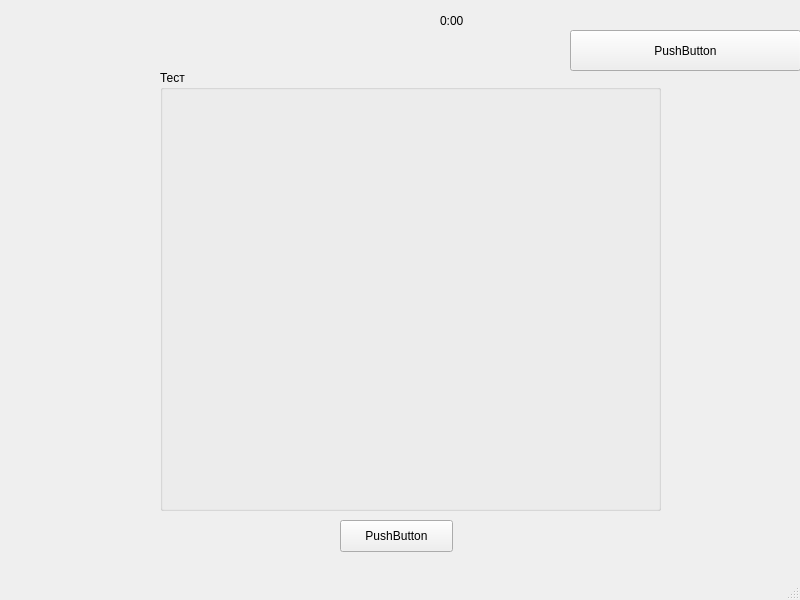
<?xml version="1.0" encoding="UTF-8"?>
<ui version="4.0">
 <class>MainWindow</class>
 <widget class="QMainWindow" name="MainWindow">
  <property name="geometry">
   <rect>
    <x>0</x>
    <y>0</y>
    <width>800</width>
    <height>600</height>
   </rect>
  </property>
  <property name="windowTitle">
   <string>MainWindow</string>
  </property>
  <widget class="QWidget" name="centralwidget">
   <widget class="QGroupBox" name="questionGroupBox">
    <property name="geometry">
     <rect>
      <x>160</x>
      <y>70</y>
      <width>501</width>
      <height>441</height>
     </rect>
    </property>
    <property name="title">
     <string>Тест</string>
    </property>
   </widget>
   <widget class="QPushButton" name="replyButton">
    <property name="geometry">
     <rect>
      <x>340</x>
      <y>520</y>
      <width>113</width>
      <height>32</height>
     </rect>
    </property>
    <property name="text">
     <string>PushButton</string>
    </property>
   </widget>
   <widget class="QPushButton" name="openFileButton">
    <property name="geometry">
     <rect>
      <x>570</x>
      <y>30</y>
      <width>231</width>
      <height>41</height>
     </rect>
    </property>
    <property name="text">
     <string>PushButton</string>
    </property>
   </widget>
   <widget class="QLabel" name="timerLabel">
    <property name="geometry">
     <rect>
      <x>440</x>
      <y>0</y>
      <width>201</width>
      <height>41</height>
     </rect>
    </property>
    <property name="text">
     <string>0:00</string>
    </property>
   </widget>
  </widget>
  <widget class="QMenuBar" name="menubar">
   <property name="geometry">
    <rect>
     <x>0</x>
     <y>0</y>
     <width>800</width>
     <height>24</height>
    </rect>
   </property>
  </widget>
  <widget class="QStatusBar" name="statusbar"/>
 </widget>
 <resources/>
 <connections/>
</ui>
